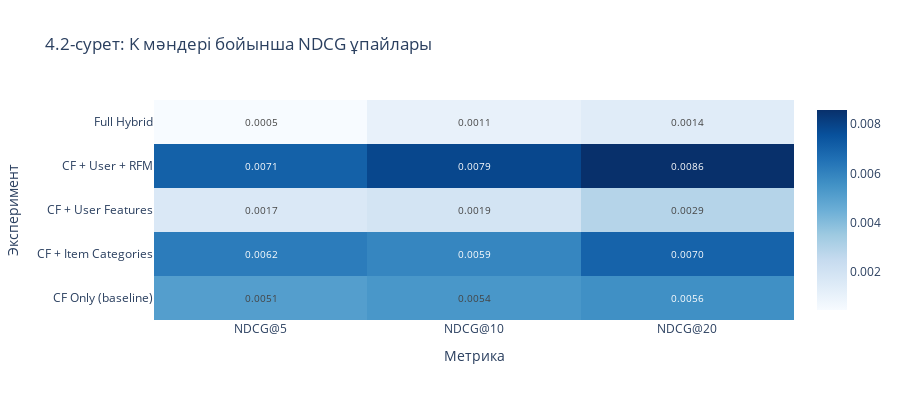

The cell this chart's notebook holds for it:
### Code cell
# Visualization: Heatmap across K values
fig2 = plot_metric_heatmap(
    component_df,
    ["NDCG@5", "NDCG@10", "NDCG@20"],
    "4.2-сурет: K мәндері бойынша NDCG ұпайлары"
)
fig2.show()

fig2.write_html(OUTPUT_DIR / "fig_component_heatmap.html")

### Figure 1 — Plotly figure (JSON) as saved in the notebook; plotly's stock layout.template omitted (floating-point values rounded to 4 significant figures)
{"data": [{"colorscale": [[0, "rgb(247,251,255)"], [0.125, "rgb(222,235,247)"], [0.25, "rgb(198,219,239)"], [0.375, "rgb(158,202,225)"], [0.5, "rgb(107,174,214)"], [0.625, "rgb(66,146,198)"], [0.75, "rgb(33,113,181)"], [0.875, "rgb(8,81,156)"], [1, "rgb(8,48,107)"]], "hoverongaps": false, "text": [["0.0051", "0.0054", "0.0056"], ["0.0062", "0.0059", "0.0070"], ["0.0017", "0.0019", "0.0029"], ["0.0071", "0.0079", "0.0086"], ["0.0005", "0.0011", "0.0014"]], "textfont": {"size": 10}, "texttemplate": "%{text}", "type": "heatmap", "x": ["NDCG@5", "NDCG@10", "NDCG@20"], "y": ["CF Only (baseline)", "CF + Item Categories", "CF + User Features", "CF + User + RFM", "Full Hybrid"], "z": [[0.005095, 0.005361, 0.005591], [0.00621, 0.005906, 0.006987], [0.001661, 0.001938, 0.002926], [0.007053, 0.007853, 0.008562], [0.0004693, 0.001083, 0.001403]]}], "layout": {"height": 400, "title": {"text": "4.2-сурет: K мәндері бойынша NDCG ұпайлары"}, "xaxis": {"title": {"text": "Метрика"}}, "yaxis": {"title": {"text": "Эксперимент"}}}}
